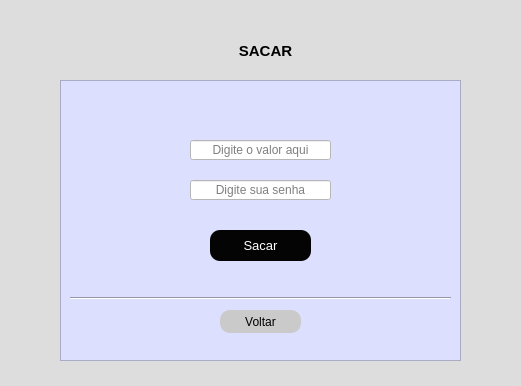
<?xml version="1.0" encoding="UTF-8"?>
<ui version="4.0">
 <class>Form</class>
 <widget class="QWidget" name="Form">
  <property name="geometry">
   <rect>
    <x>0</x>
    <y>0</y>
    <width>521</width>
    <height>386</height>
   </rect>
  </property>
  <property name="windowTitle">
   <string>Form</string>
  </property>
  <property name="styleSheet">
   <string notr="true">background-color: rgb(221, 221, 221);</string>
  </property>
  <widget class="QPushButton" name="btn_voltar">
   <property name="geometry">
    <rect>
     <x>220</x>
     <y>310</y>
     <width>81</width>
     <height>23</height>
    </rect>
   </property>
   <property name="cursor">
    <cursorShape>PointingHandCursor</cursorShape>
   </property>
   <property name="styleSheet">
    <string notr="true">QPushButton{
	color: rgb(0, 0, 0);
	background-color: rgb(202, 202, 202);
border-radius: 10px;
}

QPushButton:hover{
background-color: rgb(122, 122, 122);
color: rgb(255, 255, 255);

}</string>
   </property>
   <property name="text">
    <string>Voltar</string>
   </property>
  </widget>
  <widget class="QLabel" name="label">
   <property name="geometry">
    <rect>
     <x>210</x>
     <y>40</y>
     <width>111</width>
     <height>21</height>
    </rect>
   </property>
   <property name="font">
    <font>
     <pointsize>11</pointsize>
     <weight>75</weight>
     <bold>true</bold>
    </font>
   </property>
   <property name="cursor">
    <cursorShape>ArrowCursor</cursorShape>
   </property>
   <property name="text">
    <string>SACAR</string>
   </property>
   <property name="alignment">
    <set>Qt::AlignCenter</set>
   </property>
  </widget>
  <widget class="QFrame" name="frame">
   <property name="geometry">
    <rect>
     <x>60</x>
     <y>80</y>
     <width>401</width>
     <height>281</height>
    </rect>
   </property>
   <property name="styleSheet">
    <string notr="true">background-color: rgb(235, 255, 234);
background-color: rgb(221, 223, 255);</string>
   </property>
   <property name="frameShape">
    <enum>QFrame::StyledPanel</enum>
   </property>
   <property name="frameShadow">
    <enum>QFrame::Raised</enum>
   </property>
   <widget class="Line" name="line_2">
    <property name="geometry">
     <rect>
      <x>10</x>
      <y>210</y>
      <width>381</width>
      <height>16</height>
     </rect>
    </property>
    <property name="orientation">
     <enum>Qt::Horizontal</enum>
    </property>
   </widget>
   <widget class="QPushButton" name="btn_sacar">
    <property name="geometry">
     <rect>
      <x>150</x>
      <y>150</y>
      <width>101</width>
      <height>31</height>
     </rect>
    </property>
    <property name="font">
     <font>
      <pointsize>10</pointsize>
     </font>
    </property>
    <property name="cursor">
     <cursorShape>PointingHandCursor</cursorShape>
    </property>
    <property name="styleSheet">
     <string notr="true">QPushButton{
color: rgb(255, 255, 255);
	background-color: rgb(4, 4, 4);
border-radius: 10px;
}

QPushButton:hover{
background-color: rgb(255, 255, 255);
	color: rgb(0, 0, 0);
}</string>
    </property>
    <property name="text">
     <string>Sacar</string>
    </property>
   </widget>
   <widget class="QLineEdit" name="txt_senha">
    <property name="geometry">
     <rect>
      <x>130</x>
      <y>100</y>
      <width>141</width>
      <height>20</height>
     </rect>
    </property>
    <property name="styleSheet">
     <string notr="true">background-color: rgb(255, 255, 255);</string>
    </property>
    <property name="echoMode">
     <enum>QLineEdit::Password</enum>
    </property>
    <property name="alignment">
     <set>Qt::AlignCenter</set>
    </property>
    <property name="placeholderText">
     <string>Digite sua senha</string>
    </property>
   </widget>
   <widget class="QLineEdit" name="txt_valor">
    <property name="geometry">
     <rect>
      <x>130</x>
      <y>60</y>
      <width>141</width>
      <height>20</height>
     </rect>
    </property>
    <property name="styleSheet">
     <string notr="true">background-color: rgb(255, 255, 255);</string>
    </property>
    <property name="alignment">
     <set>Qt::AlignCenter</set>
    </property>
    <property name="placeholderText">
     <string>Digite o valor aqui</string>
    </property>
   </widget>
  </widget>
  <zorder>frame</zorder>
  <zorder>btn_voltar</zorder>
  <zorder>label</zorder>
 </widget>
 <resources/>
 <connections/>
</ui>
